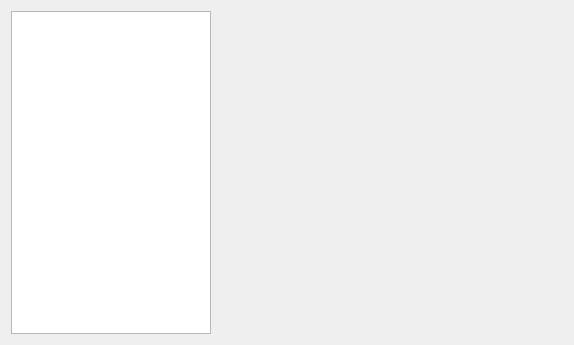
<?xml version="1.0" encoding="UTF-8"?>
<ui version="4.0">
 <class>GDeviceShelfClass</class>
 <widget class="QWidget" name="GDeviceShelfClass">
  <property name="geometry">
   <rect>
    <x>0</x>
    <y>0</y>
    <width>574</width>
    <height>345</height>
   </rect>
  </property>
  <property name="windowTitle">
   <string>Device shelf</string>
  </property>
  <layout class="QHBoxLayout" name="horizontalLayout">
   <item>
    <widget class="GDeviceListWidget" name="m_pListDevicesWidget">
     <property name="sizePolicy">
      <sizepolicy hsizetype="Expanding" vsizetype="Preferred">
       <horstretch>0</horstretch>
       <verstretch>0</verstretch>
      </sizepolicy>
     </property>
     <property name="maximumSize">
      <size>
       <width>200</width>
       <height>16777215</height>
      </size>
     </property>
     <property name="dragEnabled">
      <bool>true</bool>
     </property>
     <property name="dragDropMode">
      <enum>QAbstractItemView::NoDragDrop</enum>
     </property>
     <property name="movement">
      <enum>QListView::Static</enum>
     </property>
     <property name="flow">
      <enum>QListView::TopToBottom</enum>
     </property>
     <property name="isWrapping" stdset="0">
      <bool>true</bool>
     </property>
     <property name="resizeMode">
      <enum>QListView::Fixed</enum>
     </property>
     <property name="layoutMode">
      <enum>QListView::Batched</enum>
     </property>
     <property name="viewMode">
      <enum>QListView::IconMode</enum>
     </property>
     <property name="batchSize">
      <number>1</number>
     </property>
     <property name="sortingEnabled">
      <bool>true</bool>
     </property>
    </widget>
   </item>
   <item>
    <widget class="QStackedWidget" name="stackedWidget">
     <property name="sizePolicy">
      <sizepolicy hsizetype="Expanding" vsizetype="Preferred">
       <horstretch>0</horstretch>
       <verstretch>0</verstretch>
      </sizepolicy>
     </property>
    </widget>
   </item>
  </layout>
 </widget>
 <layoutdefault spacing="6" margin="11"/>
 <customwidgets>
  <customwidget>
   <class>GDeviceListWidget</class>
   <extends>QListWidget</extends>
   <header>GDeviceListModel.h</header>
  </customwidget>
 </customwidgets>
 <resources/>
 <connections/>
</ui>
